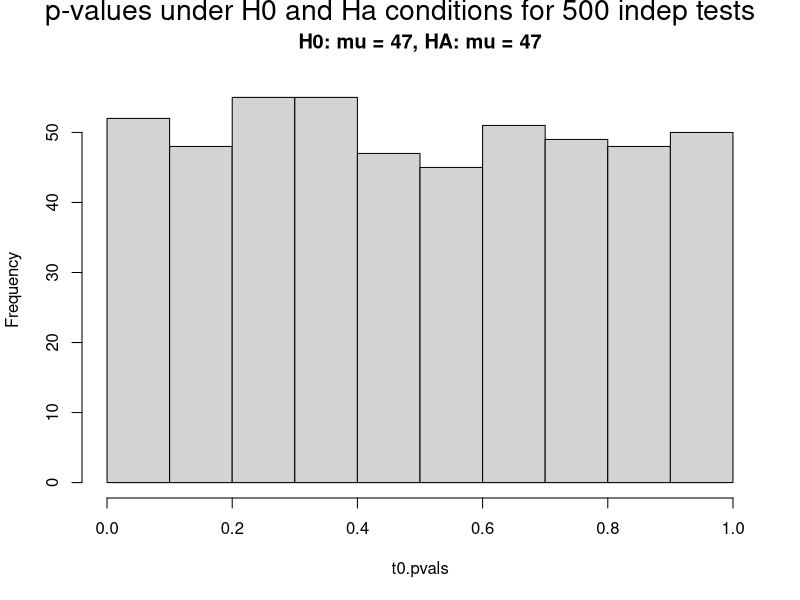
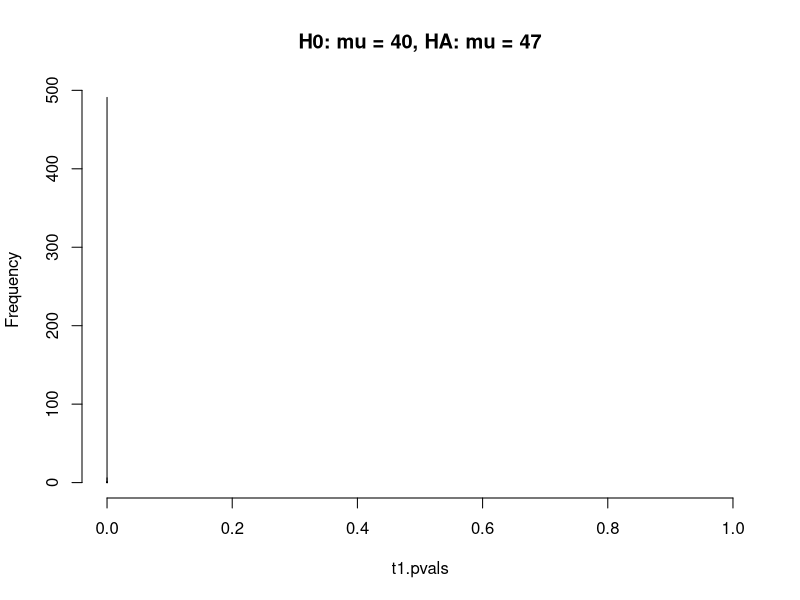
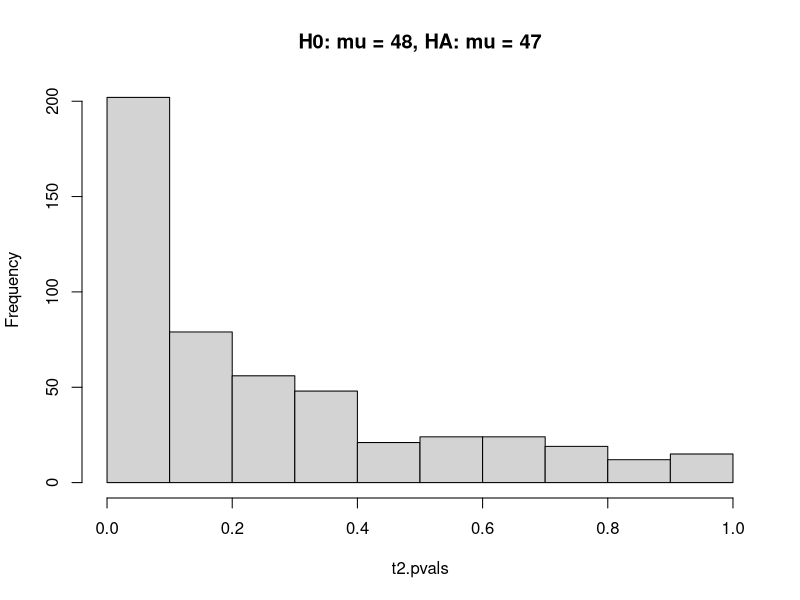
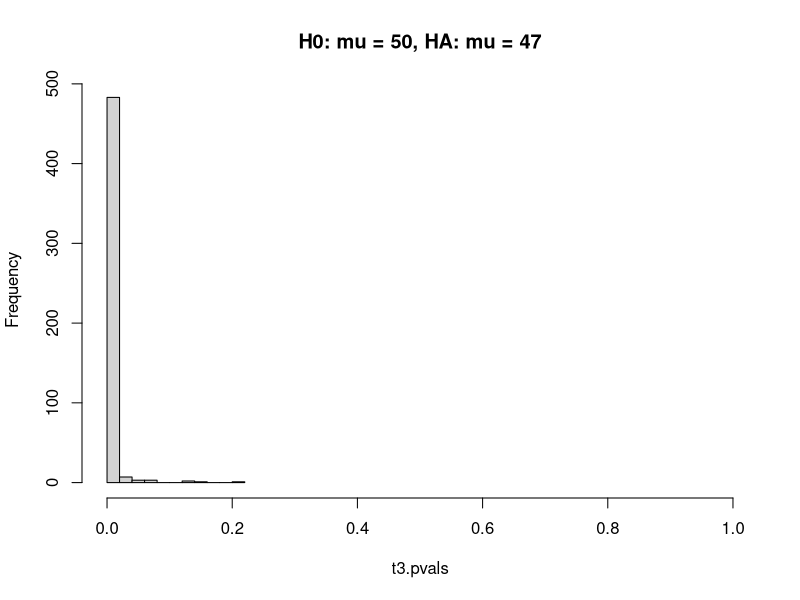
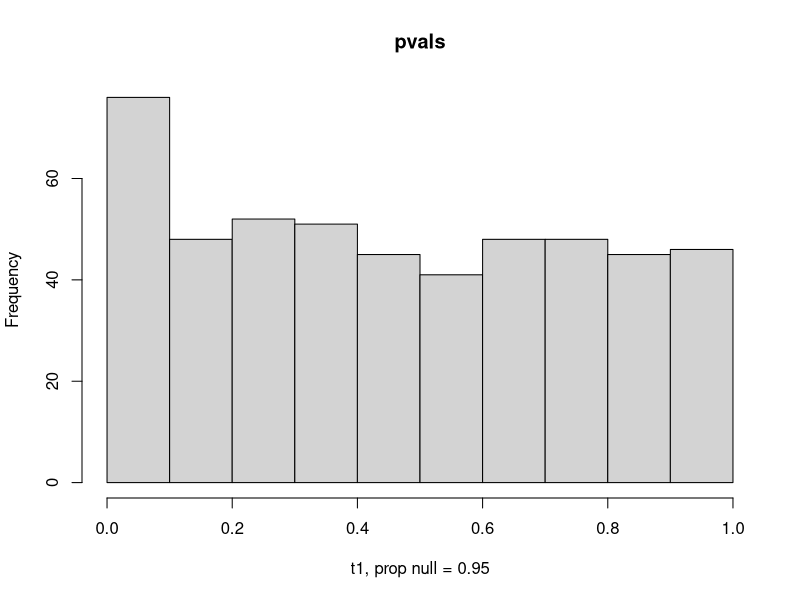
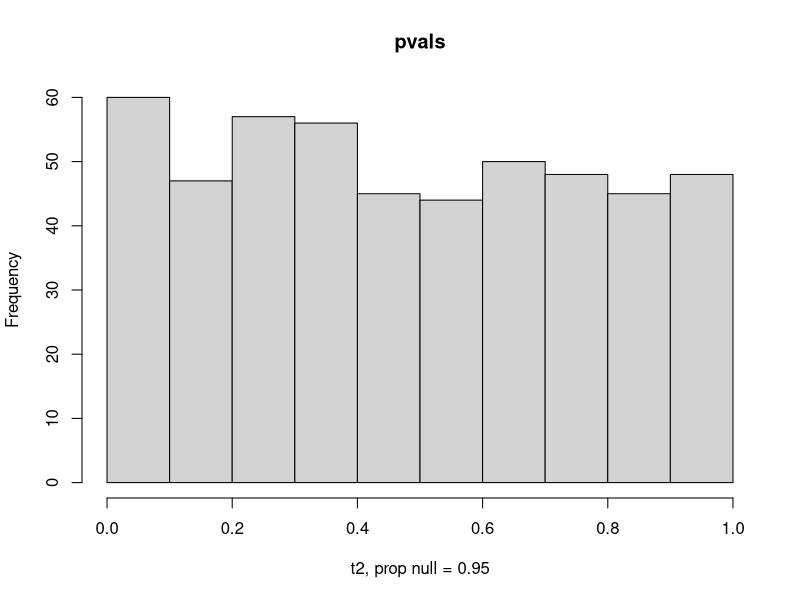
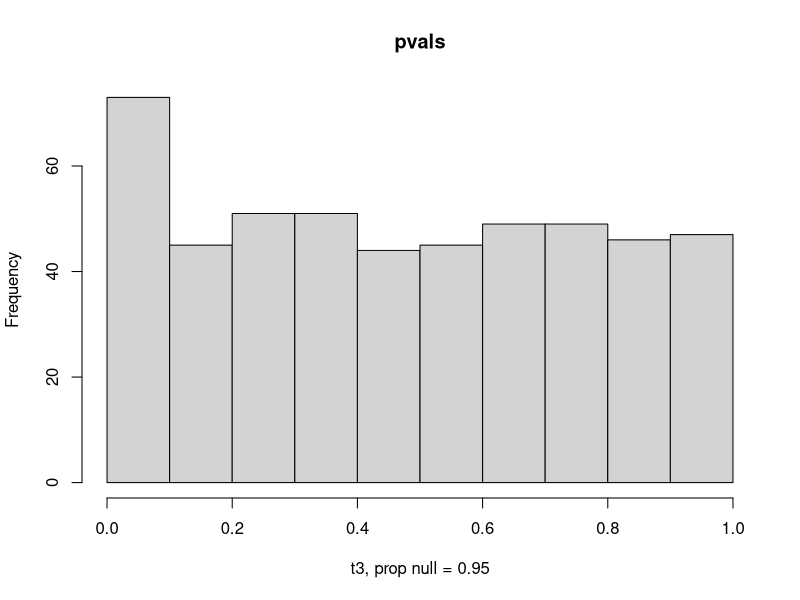
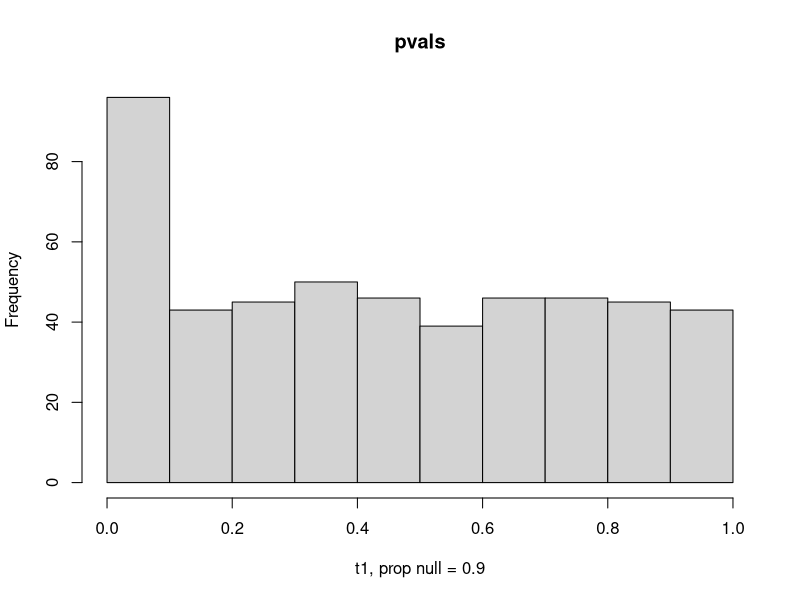

R code for these plots, in order: (Note: this script raises an error after producing the figures.)
## ---- chunk 1
#| echo: false
#| message: false
#| warning: false

library(tidyverse)
## ---- chunk 2

set.seed(47)
t0.pvals = replicate(500,t.test(rnorm(20,47,3), mu=47)$p.value)
t1.pvals = replicate(500,t.test(rnorm(20,47,3), mu=40)$p.value)
t2.pvals = replicate(500,t.test(rnorm(20,47,3), mu=48)$p.value)
t3.pvals = replicate(500,t.test(rnorm(20,47,3), mu=50)$p.value)

#par(mfrow=c(2,2))
hist(t0.pvals, main="H0: mu = 47, HA: mu = 47", xlim=c(0,1))
mtext("p-values under H0 and Ha conditions for 500 indep tests", side=3, line=-1.2, outer=T, cex = 1.7)
hist(t1.pvals, main="H0: mu = 40, HA: mu = 47", xlim=c(0,1))
hist(t2.pvals, main="H0: mu = 48, HA: mu = 47", xlim=c(0,1))
hist(t3.pvals, main="H0: mu = 50, HA: mu = 47", xlim=c(0,1))
## ---- chunk 3
# let g = proportion of null genes

#par(mfrow=c(6,2))
g=0.95
hist(c(t0.pvals[sample(1:500,500*g)], 
       t1.pvals[sample(1:500,500*(1-g))]),
       xlab=paste("t1, prop null =",g), main="pvals")
hist(c(t0.pvals[sample(1:500,500*g)], 
       t2.pvals[sample(1:500,500*(1-g))]),
     xlab=paste("t2, prop null =",g), main="pvals")
hist(c(t0.pvals[sample(1:500,500*g)], 
       t3.pvals[sample(1:500,500*(1-g))]),
     xlab=paste("t3, prop null =",g), main="pvals")

g=0.9
hist(c(t0.pvals[sample(1:500,500*g)], 
       t1.pvals[sample(1:500,500*(1-g))]),
     xlab=paste("t1, prop null =",g), main="pvals")
hist(c(t0.pvals[sample(1:500,500*g)], 
       t2.pvals[sample(1:500,500*(1-g))]),
     xlab=paste("t2, prop null =",g), main="pvals")
hist(c(t0.pvals[sample(1:500,500*g)], 
       t3.pvals[sample(1:500,500*(1-g))]),
     xlab=paste("t3, prop null =",g), main="pvals")

g=0.8
hist(c(t0.pvals[sample(1:500,500*g)], 
       t1.pvals[sample(1:500,500*(1-g))]),
     xlab=paste("t1, prop null =",g), main="pvals")
hist(c(t0.pvals[sample(1:500,500*g)], 
       t2.pvals[sample(1:500,500*(1-g))]),
     xlab=paste("t2, prop null =",g), main="pvals")
hist(c(t0.pvals[sample(1:500,500*g)], 
       t3.pvals[sample(1:500,500*(1-g))]),
     xlab=paste("t3, prop null =",g), main="pvals")

g=0.5
hist(c(t0.pvals[sample(1:500,500*g)], 
       t1.pvals[sample(1:500,500*(1-g))]),
     xlab=paste("t1, prop null =",g), main="pvals")
hist(c(t0.pvals[sample(1:500,500*g)], 
       t2.pvals[sample(1:500,500*(1-g))]),
     xlab=paste("t2, prop null =",g), main="pvals")
hist(c(t0.pvals[sample(1:500,500*g)], 
       t3.pvals[sample(1:500,500*(1-g))]),
     xlab=paste("t3, prop null =",g), main="pvals")
## ---- chunk 4
#| fig-cap: "Different $\\alpha^*$ values for three different stopping criteria. Note that Peto does not control the test at an overall $\\alpha=0.05,$ although it is close. [@schulz2005]"
#| fig-width: 8
#| fig-align: 'center'
#| echo: false
knitr::include_graphics("figs/alphaInterim.png")
## ---- chunk 5
library(data.table)
sim_week <- function(n_per_week, baseline, treatment_effect) {
  data.table(
    control = rbinom(n_per_week, 1, baseline),
    treatment = rbinom(n_per_week, 1, baseline + treatment_effect)
  )
}

sim_weeks <-
  function(n_per_week,
           baseline,
           treatment_effect,
           n_weeks) {
    # create list where each element is the data
    # for a week created by sim_week()
    weeks_list = replicate(n_weeks,
                           sim_week(n_per_week, baseline, treatment_effect),
                           simplify = F)
    
    # collapse the list of weeks into a
    # data.table with a week id column
    weeks_dt <- rbindlist(weeks_list, idcol = 'week')
    
    weeks_dt |>
      # melt into long format with week as the id
      melt(id.vars = 'week',
           variable.name = 'group',
           value.name = 'success') %>%
      # sum success flag by week and group (treat vs control)
      .[, .(successes_per_week = sum(success)), by = c('week', 'group')] %>%
      # create the cumulative successes for each week by group
      .[, successes := cumsum(successes_per_week), by = 'group'] %>%
      # create the cumulative failures by week
      .[, failures := week * n_per_week - successes] %>%
      # order by week
      .[order(week)]
  }

sim_test <-
  function(n_per_week,
           baseline,
           treatment_effect,
           n_weeks) {
    # get the data
    sim_result <-
      sim_weeks(n_per_week, baseline, treatment_effect, n_weeks)
    
    # create an empty dt to populate below
    dt_prop_test_result = data.table(
      week = 1:n_weeks,
      control_prop = vector(mode = 'numeric', length = n_weeks),
      treatment_prop = vector(mode = 'numeric', length = n_weeks),
      p_value = vector(mode = 'numeric', length = n_weeks)
    )
    
    for (w in 1:n_weeks) {
      # create a matrix with successes and fails in
      # the columns control and treatment in the rows
      mat = as.matrix(sim_result[week == w, .(successes, failures)])
      
      # do the prop.test
      prop_test_result = prop.test(mat)
      
      # update the results data.table
      dt_prop_test_result[week == w, `:=`(
        control_prop = prop_test_result$estimate[1],
        treatment_prop = prop_test_result$estimate[2],
        p_value = prop_test_result$p.value
      )]
    }
    
    return(dt_prop_test_result)
  }


sim_tests <-
  function(n_per_week,
           baseline,
           treatment_effect,
           n_weeks,
           n_tests) {
    # replicate the test n_tests times
    tests_list = replicate(n_tests,
                           sim_test(n_per_week, baseline, treatment_effect, n_weeks),
                           simplify = F)
    
    # return a data.table with an id col called test
    rbindlist(tests_list, idcol = 'test')
  }
## ---- chunk 6
set.seed(4747)

df_tests <-
  sim_tests(
    n_per_week = 500,
    baseline = 0.5,
    treatment_effect = 0,
    n_weeks = 4,
    n_tests = 1000
  ) |>
  tibble::as_tibble()

## ---- chunk 7
# add early stopping to tests
df_tests_stop <- df_tests |>
  mutate(Pe_alpha = rep(c(0.001, 0.001, 0.001, 0.05), 1000)) |>
  mutate(OF_alpha = rep(c(0.0001, 0.004, 0.019, 0.043), 1000)) |>
  # flag for whether p-value is less than 0.05
  mutate(raw_stop = as.numeric(p_value < 0.05)) |>
  mutate(Bon_stop = as.numeric(p_value < 0.05/4)) |>
  mutate(Po_stop = as.numeric(p_value <  0.018)) |>
  mutate(Pe_stop = as.numeric(p_value < Pe_alpha)) |>
  mutate(OF_stop = as.numeric(p_value < OF_alpha)) |>
  group_by(test) |>
  # first p-value stopped at, if stop == 0 for
  # all weeks this will be the p-value for the first week
  mutate(raw_stop_p_value = dplyr::first(p_value, desc(raw_stop))) |>
  mutate(Bon_stop_p_value = dplyr::first(p_value, desc(Bon_stop))) |>
  mutate(Po_stop_p_value = dplyr::first(p_value, desc(Po_stop))) |>
  mutate(Pe_stop_p_value = dplyr::first(p_value, desc(Pe_stop))) |>
  mutate(OF_stop_p_value = dplyr::first(p_value, desc(OF_stop))) |>
  ungroup()

df_tests_stop |>
  summarise(type1 = mean(raw_stop_p_value < .05))


df_tests_stop |>
  mutate(stop_color = ifelse(raw_stop_p_value < .05, "reject", "don't reject")) |>
  filter(test < 100) |>
  ggplot() +
  geom_line(aes(x = week, y = p_value, group = test, color = stop_color), alpha = .7) +
  geom_hline(yintercept = 0.05, color = "black") +
  scale_color_viridis_d(begin = .9, end = .1) +
  ggtitle("Raw p-value reject: Type 1 ~ 13.1%")
## ---- chunk 8
df_tests_stop |>
  summarise(type1 = mean(Bon_stop_p_value < .05/4))


df_tests_stop |>
  mutate(stop_color = ifelse(Bon_stop_p_value < .05/4, "reject", "don't reject")) |>
  filter(test < 100) |>
  ggplot() +
  geom_line(aes(x = week, y = p_value, group = test, color = stop_color), alpha = .7) +
  geom_hline(yintercept = 0.05, color = "grey") +
  geom_hline(yintercept = 0.05/4, color = "black") +
  scale_color_viridis_d(begin = .9, end = .1) +
  ggtitle("Bonferroni p-value reject: Type 1 ~ 2.7%")

## ---- chunk 9
df_tests_stop |>
  summarise(type1 = mean(Po_stop_p_value < .018))


df_tests_stop |>
  mutate(stop_color = ifelse(Po_stop_p_value < .018, "reject", "don't reject")) |>
  filter(test < 100) |>
  ggplot() +
  geom_line(aes(x = week, y = p_value, group = test, color = stop_color), alpha = .7) +
  geom_hline(yintercept = 0.05, color = "grey") +
  geom_hline(yintercept = 0.018, color = "black") +
  scale_color_viridis_d(begin = .9, end = .1) +
  ggtitle("Pocock p-value reject: Type 1 ~ 4.8%")

## ---- chunk 10

df_tests_stop |>
  group_by(test) |>
  mutate(any_stop = max(Pe_stop)) |>
  ungroup() |>
  summarise(type1 = mean(any_stop))


df_tests_stop |>
  group_by(test) |>
  mutate(any_stop = max(Pe_stop)) |>
  ungroup()  |>
  mutate(stop_color = ifelse(any_stop == 1, "reject", "don't reject")) |>
  filter(test < 100) |>
  ggplot() +
  geom_line(aes(x = week, y = p_value, group = test, color = stop_color), alpha = .7) +
  geom_hline(yintercept = 0.05, color = "grey") +
  geom_segment(aes(y = 0.001, yend =0.001, x = 0.9, xend = 1.5,), color = "black") +
  geom_segment(aes(y = 0.001, yend =0.001, x = 1.5, xend = 2.5,), color = "black") +
  geom_segment(aes(y = 0.001, yend =0.001, x = 2.5, xend = 3.5,), color = "black") +
  geom_segment(aes(y = 0.05, yend =0.05, x = 3.5, xend = 4.1,), color = "black") +
  scale_color_viridis_d(begin = .9, end = .1) +
  ggtitle("Peto p-value reject: Type 1 ~ 5.4%")
## ---- chunk 11
df_tests_stop |>
  group_by(test) |>
  mutate(any_stop = max(OF_stop)) |>
  ungroup() |>
  summarise(type1 = mean(any_stop))


df_tests_stop |>
  group_by(test) |>
  mutate(any_stop = max(OF_stop)) |>
  ungroup()  |>
  mutate(stop_color = ifelse(any_stop == 1, "reject", "don't reject")) |>
  filter(test < 100) |>
  ggplot() +
  geom_line(aes(x = week, y = p_value, group = test, color = stop_color), alpha = .7) +
  geom_hline(yintercept = 0.05, color = "grey") +
  geom_segment(aes(y = 0.0001, yend =0.0001, x = 0.9, xend = 1.5,), color = "black") +
  geom_segment(aes(y = 0.004, yend =0.004, x = 1.5, xend = 2.5,), color = "black") +
  geom_segment(aes(y = 0.019, yend =0.019, x = 2.5, xend = 3.5,), color = "black") +
  geom_segment(aes(y = 0.043, yend =0.043, x = 3.5, xend = 4.1,), color = "black") +
  scale_color_viridis_d(begin = .9, end = .1) +
  ggtitle("O'Brien-Fleming p-value reject: Type 1 ~ 4.9%")
